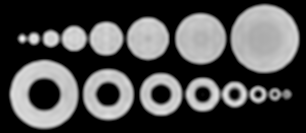
%> input picture 第一部分/同一图像不同噪声强度/原始图像.png, 306 x 133 px
$ octave zongdaimaer.m   (GNU Octave 9; MATLAB toolbox functions it lacks are replaced by stand-ins)
%> lines starting %> are read from the running program, lines starting %| are printed output that depends on the picture; long printed decimals are rounded
clear;
clc;
% --- 目标保存路径设置 ---
save_folder = 'C:\Users\HUAWEI\Desktop\数值方法大作业资料包\第一部分\去噪结果1\'; % 目标文件夹
save_filename = '去噪结果图.png'; % 目标文件名
full_save_path = fullfile(save_folder, save_filename);
% -------------------------

% 读取图像
% 请确保路径正确
img1 = imread('C:\Users\HUAWEI\Desktop\数值方法大作业资料包\第一部分\同一图像不同噪声强度\原始图像.png');
%> img1 is the input picture: size 133x306 uint8; min 0, max 246, mean 77.2
img = imread('C:\Users\HUAWEI\Desktop\数值方法大作业资料包\第一部分\同一图像不同噪声强度\原始图像.png');
% 转换为灰度-双精图像
img_grey = convertToGray(img);
original_img = convertToGray(img1);
original_img = double(original_img);
img_grey = double(img_grey);
[m , n] = size(img_grey);
%> m = 133; n = 306
% 参数设置
mu = 250;
lambda = 100;
max_iter = 10000;
tolerance = 1e-4;
% 初始化变量
real_image = img_grey;
real_image_prev = zeros(m, n);
d_xx = zeros(m, n);
d_xy = zeros(m, n);
d_yy = zeros(m, n);
b_xx = zeros(m, n);
b_xy = zeros(m, n);
b_yy = zeros(m, n);
% 【优化2】预分配收敛记录数组，避免动态内存分配
change_list = zeros(max_iter, 1);
% 【优化1】将算子构造和固定项计算移出循环
% 预计算频域算子求解 (只计算一次)
[H_xx, H_yy, H_xy, denom] = setup_frequency_operators(m, n, mu, lambda);
%> in create_frequency_response, `kernel_full(start_m:start_m+k_m-1, start_n:start_n+k_n-1) = kernel;`:
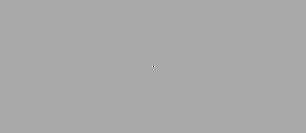
%> kernel_full: size 133x306 double; min -2, max 1, mean 0; drawn with min black and max white
% 预计算图像的FFT以及分子的固定部分
v_img_grey = fft2(img_grey);
numerator_part1 = (mu/lambda) * v_img_grey;
% 迭代优化
tic; % 简单计时
final_iter = 0;
for iter = 1:max_iter
    real_image_prev = real_image;

    % 更新 f(在频域中求解)
    % 注意：这里传入 numerator_part1 稍微修改了一下 update_f 的接口以利用预计算值
    real_image = update_f_optimized(numerator_part1, d_xx, d_xy, d_yy, ...
                         b_xx, b_xy, b_yy, H_xx, H_yy, H_xy, denom);

    % 计算梯度
    [real_image_xx, real_image_yy, real_image_xy] = compute_gradients(real_image, H_xx, H_yy, H_xy);

    % 更新辅助变量 d
    [d_xx, d_yy, d_xy] = update_d(real_image_xx, real_image_yy, real_image_xy, ...
                                 b_xx, b_yy, b_xy, lambda);

    % 更新 Bregman 变量 b
    [b_xx, b_yy, b_xy] = update_b(real_image_xx, real_image_yy, real_image_xy, ...
                                     d_xx, d_yy, d_xy, b_xx, b_yy, b_xy);

    % 检查收敛 (修改了调用方式以适应预分配)
    [converged, relative_change] = check_convergence_val(real_image, real_image_prev, tolerance, iter);

    % 记录误差
    change_list(iter) = relative_change;
    final_iter = iter;
    disp(relative_change);
    if converged
        fprintf('收敛于迭代 %d\n', iter);
        break;
    end
    if mod(iter, 100) == 0
        fprintf('迭代 %d/%d, 相对变化: %.2e\n', iter, max_iter, relative_change);
    end
end
%> this loop made 10 passes
%> (diff_norm in check_convergence_val, g_norm in check_convergence_val, relative_change, converged) on passes 2 to 10: (318.5, 23829.4, 0.0134, false), (67.33, 23856.2, 0.00282, false), (25.52, 23853.8, 0.00107, false), (13.24, 23853.8, 0.000555, false), (8.12, 23853.9, 0.000341, false), (5.46, 23853.9, 0.000229, false), (3.86, 23853.9, 0.000162, false), (2.86, 23853.9, 0.00012, false), (2.18, 23853.9, 9.15e-05, true)
%> (converged, relative_change) on pass 1: (false, 1)
%| 1
%| 0.01337
%| 2.8223e-03
%| 1.0697e-03
%| 5.5515e-04
%| 3.4057e-04
%| 2.2887e-04
%| 1.6202e-04
%> (further printed lines are left out)
%> pass 1, in compute_gradients, `f_xy = real(ifft2(H_xy .* f_fft));`:
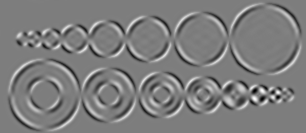
%> f_xy: size 133x306 double; min -17.08, max 17.51, mean -1.44e-18; drawn with min black and max white
%> after the loop:
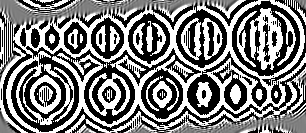
%> b_xx: size 133x306 double; min -0.01, max 0.01, mean -0.000255; drawn with min black and max white
%> after the loop:
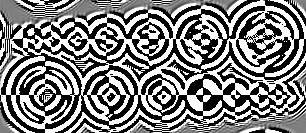
%> b_xy: size 133x306 double; min -0.01, max 0.01, mean 3.83e-05; drawn with min black and max white
%> after the loop:
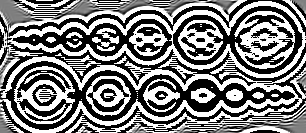
%> b_yy: size 133x306 double; min -0.01, max 0.01, mean -0.000189; drawn with min black and max white
toc;
% 截断未使用的 change_list
change_list = change_list(1:final_iter);
%> change_list = [1; 0.0134; 0.00282; 0.00107; 0.000555; 0.000341; 0.000229; 0.000162; 0.00012; 9.15e-05]
% --- 以下保留原本的分析与输出逻辑 ---
% 计算峰值信噪比(PSNR)和结构相似性(SSIM)
psnr_denoised = calculatePSNR(original_img, real_image);
%> in calculatePSNR, `mse = mean((double(original(:)) - double(processed(:))).^2);`: mse = 12.94
%> in calculatePSNR, `psnr = 10 * log10(255^2 / mse);`: psnr = 37.01
%> psnr_denoised = 37.01
psnr_noisy = calculatePSNR(original_img, img_grey);
%> psnr_noisy = Inf
ssim_denoised = calculateSSIM(original_img, real_image);
%> in calculateSSIM, `numerator = (2*mu1_mu2 + C1).*(2*sigma12 + C2);`:
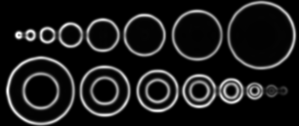
%> numerator: size 126x299 double; min 361, max 370519238.7, mean 41097484.7; drawn with min black and max white
%> in calculateSSIM, `ssim_val = mean(numerator(:)./denominator(:));`: ssim_val = 0.969
%> ssim_denoised = 0.969
ssim_noisy = calculateSSIM(original_img, img_grey);
%> ssim_noisy = 1
noise_reduction_percent = (1 - 10^(-(psnr_denoised - psnr_noisy)/10)) * 100;
%> noise_reduction_percent = -Inf
ssim_improvement = ssim_denoised - ssim_noisy;
%> ssim_improvement = -0.0314
% 输出误差信息
fprintf('噪声图像峰值信噪比(PSNR): %.2f dB\n', psnr_noisy);
%| 噪声图像峰值信噪比(PSNR): Inf dB
fprintf('去噪后图像峰值信噪比(PSNR): %.2f dB\n', psnr_denoised);
%| 去噪后图像峰值信噪比(PSNR): 37.01 dB
fprintf('PSNR提升: %.2f dB\n', psnr_denoised - psnr_noisy);
%| PSNR提升: -Inf dB
fprintf('噪声减少了: %.2f%%\n', noise_reduction_percent);
%| 噪声减少了: -Inf%
fprintf('噪声图像结构相似性(SSIM): %.4f\n', ssim_noisy);
%| 噪声图像结构相似性(SSIM): 1.0000
fprintf('去噪后图像结构相似性(SSIM): %.4f\n', ssim_denoised);
%| 去噪后图像结构相似性(SSIM): 0.9686
fprintf('SSIM提升: %.4f\n', ssim_improvement);
%| SSIM提升: -0.0314
% 显示结果
figure;
subplot(1,3,1);
imshow(uint8(original_img), []);
title('原始图像');
subplot(1,3,2);
imshow(uint8(img_grey), []);
title(sprintf('噪声图像PSNR: %.2f dB, SSIM: %.4f', psnr_noisy, ssim_noisy));
subplot(1,3,3);
imshow(uint8(real_image), []);
title(sprintf('去噪后图像PSNR: %.2f dB, SSIM: %.4f 噪声减少: %.2f%%', ...
    psnr_denoised, ssim_denoised, noise_reduction_percent));
hold off;
figure;
plot(change_list);
title('收敛曲线');
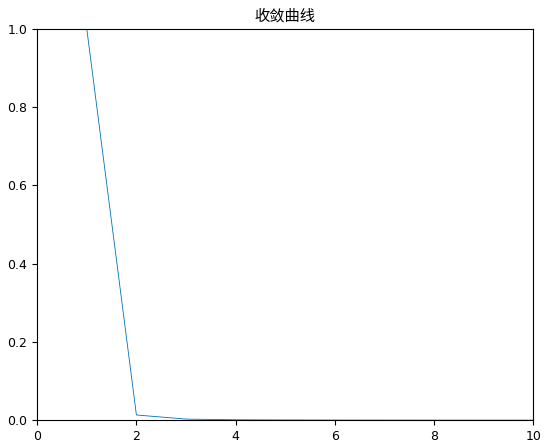
%> figure redrawn from the program's plot data; curve peaks at x = 1, y = 1

% **--- 新增：保存去噪结果 ---**
% 检查目标文件夹是否存在，不存在则创建
if ~exist(save_folder, 'dir')
    mkdir(save_folder);
    fprintf('创建目标文件夹: %s\n', save_folder);
end

% 将双精度结果转换为 uint8 格式（并限制范围），然后保存
denoised_img_uint8 = uint8(max(min(round(real_image), 255), 0));
imwrite(denoised_img_uint8, full_save_path);
fprintf('\n去噪结果已成功保存到: %s\n', full_save_path);
% **--- 结束新增 ---**


% --- 以下为辅助函数 ---
function img_gray = convertToGray(img)
    if size(img, 3) == 3
        img_gray = rgb2gray(img);
    else
        img_gray = img;
    end
end
% 微调了一下输入参数，不再传 mu, lambda，直接传预计算好的第一项
function f_new = update_f_optimized(numerator_part1, d_xx, d_xy, d_yy, b_xx, b_xy, b_yy, ...
                         H_xx, H_yy, H_xy, denom)
    % 计算分子第二项
    term_xx = (H_xx .* fft2(d_xx - b_xx));
    term_yy = (H_yy .* fft2(d_yy - b_yy));
    term_xy = (2 * H_xy .* fft2(d_xy - b_xy));
    B_he_fft = term_xx + term_yy + term_xy;

    % 频域更新
    numerator = numerator_part1 + B_he_fft;
    f_new_fft = numerator ./ denom;

    % 进行傅里叶逆变换并取实部简化表达
    f_new = real(ifft2(f_new_fft));
end
function psnr = calculatePSNR(original, processed)
    mse = mean((double(original(:)) - double(processed(:))).^2);
    if mse == 0
        psnr = Inf;
        return;
    end
    psnr = 10 * log10(255^2 / mse);
end
function ssim_val = calculateSSIM(original, processed)
    K = [0.01 0.03];
    L = 255;
    C1 = (K(1)*L)^2;
    C2 = (K(2)*L)^2;
    window = fspecial('gaussian', 8, 1.5);
    mu1 = filter2(window, original, 'valid');
    mu2 = filter2(window, processed, 'valid');
    mu1_sq = mu1.^2;
    mu2_sq = mu2.^2;
    mu1_mu2 = mu1.*mu2;
    sigma1_sq = filter2(window, original.^2, 'valid') - mu1_sq;
    sigma2_sq = filter2(window, processed.^2, 'valid') - mu2_sq;
    sigma12 = filter2(window, original.*processed, 'valid') - mu1_mu2;
    numerator = (2*mu1_mu2 + C1).*(2*sigma12 + C2);
    denominator = (mu1_sq + mu2_sq + C1).*(sigma1_sq + sigma2_sq + C2);
    ssim_val = mean(numerator(:)./denominator(:));
end
% 下面的两个函数共同构造三个微分算子 (完全保留原定义)
function [H_xx, H_yy, H_xy, denom] = setup_frequency_operators(m, n, mu, lambda)
    % 三个二阶微分算子的频域表示
    % 基于标准的空间卷积核
    kernel_xx = [0, 0, 0;
                 1, -2, 1;
                 0, 0, 0];
    kernel_yy = [0, 1, 0;
                 0, -2, 0;
                 0, 1, 0];
    kernel_xy = [1,-1;
                -1,1] ;
    % 将卷积核扩展到图像尺寸并求其频域表示
    H_xx = create_frequency_response(kernel_xx, m, n);
    H_yy = create_frequency_response(kernel_yy, m, n);
    H_xy = create_frequency_response(kernel_xy, m, n);
    % 对卷积核作位移 (保留原本的循环实现)
    trans_locate1 = zeros(m,n);
    trans_locate2 = zeros(m,n);
    trans_locate3 = zeros(m,n);
    for i = 1 : m
        for j = 1 : n
            trans_locate1(i,j) = exp(-sqrt(-1)*2*pi*(j-1)/n);
        end
    end
    for i = 1 : m
        for j = 1 : n
            trans_locate2(i,j) = exp(-sqrt(-1)*2*pi*(i-1)/m);
        end
    end
    for i = 1 : m
        for j = 1 : n
            trans_locate3(i,j) = exp(-sqrt(-1)*2*pi*((i-1)/m+(j-1)/n));
        end
    end
    H_xx = H_xx .* trans_locate1;
    H_yy = H_yy .* trans_locate2;
    H_xy = H_xy .* trans_locate3;
    % 求更新f需要的分母
    denom = (mu/lambda) + abs(H_xx).^2 + abs(H_yy).^2 + 4 * abs(H_xy).^2;
end
function H = create_frequency_response(kernel, m, n)
    % 从空间卷积核创建频域响应
    [k_m, k_n] = size(kernel);
    kernel_full = zeros(m, n);
    center_m = floor(m/2) + 1;
    center_n = floor(n/2) + 1;
    start_m = center_m - floor(k_m/2);
    start_n = center_n - floor(k_n/2);
    kernel_full(start_m:start_m+k_m-1, start_n:start_n+k_n-1) = kernel;
    kernel_shifted = ifftshift(kernel_full);
    H = fft2(kernel_shifted);
end
function [f_xx, f_yy, f_xy] = compute_gradients(f, H_xx, H_yy, H_xy)
    f_fft = fft2(f);
    f_xx = real(ifft2(H_xx .* f_fft));
    f_yy = real(ifft2(H_yy .* f_fft));
    f_xy = real(ifft2(H_xy .* f_fft));
end
function [d_xx, d_yy, d_xy] = update_d(f_xx, f_yy, f_xy, b_xx, b_yy, b_xy, lambda)
    u_xx = f_xx + b_xx;
    u_yy = f_yy + b_yy;
    u_xy = f_xy + b_xy;

    d_xx = shrink(u_xx, 1 / lambda);
    d_yy = shrink(u_yy, 1 / lambda);
    d_xy = shrink(u_xy, 1 / lambda);
end
function [b_xx_new, b_yy_new, b_xy_new] = update_b(f_xx, f_yy, f_xy, ...
                                                  d_xx, d_yy, d_xy, ...
                                                  b_xx, b_yy, b_xy)
    b_xx_new = b_xx + (f_xx - d_xx);
    b_yy_new = b_yy + (f_yy - d_yy);
    b_xy_new = b_xy + (f_xy - d_xy);
end
% 修改版 check_convergence，只返回数值和状态，不再修改数组
function [converged, relative_change] = check_convergence_val(g, g_prev, tolerance, iter)
    if iter == 1
        relative_change = 1.0; % 第一次迭代给一个默认大值
        converged = false;
        return;
    end
    diff_norm = norm(g(:) - g_prev(:));
    g_norm = norm(g_prev(:));
    if g_norm > 0
        relative_change = diff_norm / g_norm;
    else
        relative_change = diff_norm;
    end
    converged = (relative_change < tolerance);
end
function y = shrink(x, threshold)
    y = sign(x) .* max(abs(x) - threshold, 0);
end
